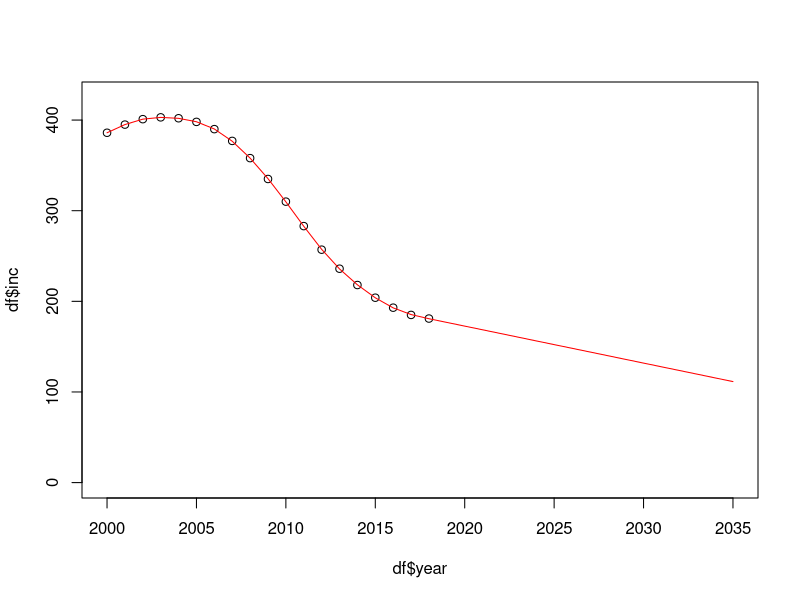
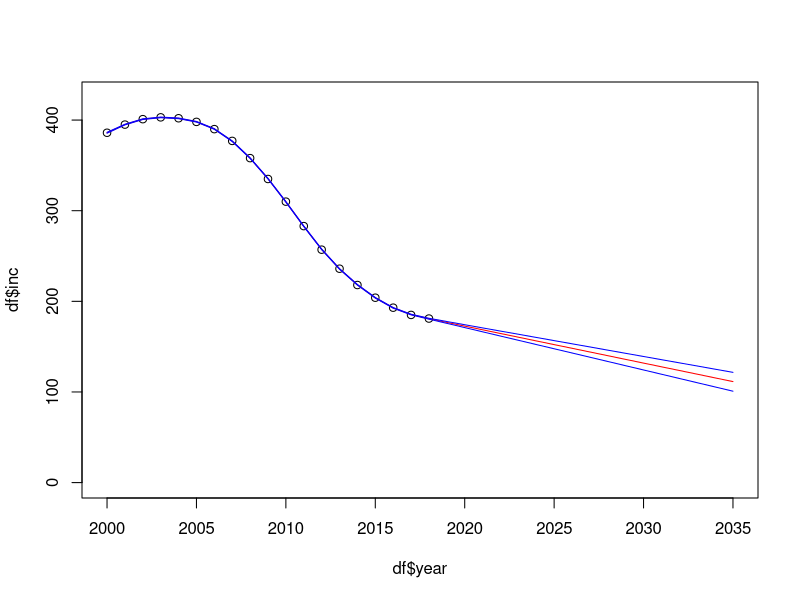

Source code (R) for these figures, in order:
library(mgcv) # gams
library("MASS") ## for mvrnorm
library(matrixStats) # for rowQuantiles

# going from here https://stats.stackexchange.com/questions/190348/can-i-use-bootstrapping-to-estimate-the-uncertainty-in-a-maximum-value-of-a-gam

df <- data.frame(year = c(2000, 2001, 2002, 2003, 2004, 2005, 2006, 2007, 2008, 2009, 2010, 2011, 2012, 2013, 2014, 2015, 2016, 2017, 2018), inc = c(386, 395, 401, 403, 402, 398, 390, 377, 358, 335, 310, 283, 257, 236, 218, 204, 193, 185, 181))

# fit the model
m <- gam(inc ~ s(year), data = df, bs="cr")
# make a data frame witha  row for each year
p  <- data.frame(year = seq(2000, 2035, length = 36))
# predict for everything in p
pp <- predict(m, newdata = p, type = "response")

# plot the actual data
plot(df$year, df$inc, xlim = c(2000, 2035), ylim = c(0, 425))
# plot the predicted data
lines(pp ~ year, data = p, col='red')

# I'm not really sure what these three lines do - extract model params?
Xp <- predict(m, p, type="lpmatrix") ## map coefs to fitted curves
beta <- coef(m)
Vb   <- vcov(m) ## posterior mean and cov of coefs

# set the number of bootstraps
n <- 10000
set.seed(10)
# sampling from the model posterior?
mrand <- mvrnorm(n, beta, Vb) 

# make a copy of p for storing the outputs
output <- p

# transform linear predictor scale to response scale
# ILINK is shorthand for "apply the inverse link transformation," converts the predicted values to the data scale
# ilink() applies inverse of link fx
ilink <- family(m)$linkinv

# for each bootstrap
# predict using the samples from the model posterior
# and save the output
i =1
for (i in seq_len(n)) {
  pred   <- ilink(Xp %*% mrand[i, ])
  #opt[i] <- p$year[which.max(pred)]
  output <- cbind(output, pred)
}

# get rid of the year column, and convert to matrix
q <- as.matrix(output[, !names(output) %in% c("year")])
# for each row (which is a year, bw 2000-2035), take the 95% CI of the 10000 pred incidence values
s <- rowQuantiles(q, probs=c(.05, .95)) # taking 5th percentile + 95th percentile
# combine the quantiles with the year
## p is dataframe of all the years 2000-2035
ci <- cbind(p, s)

## PLOT

# plot the actual data
plot(df$year, df$inc, xlim = c(2000, 2035), ylim = c(0, 425))
# plot the predicted data from GAM model
lines(pp ~ year, data = p, col='red') # in 2035, pred is 111.4357

# plot the 5% and 95% of the model when run 10000x times in blue
lines(ci$year, ci$`5%`, col='blue') # in 2035, 5% is 100.8450
lines(ci$year, ci$`95%`, col='blue') # in 2035, 95% is 121.6533
